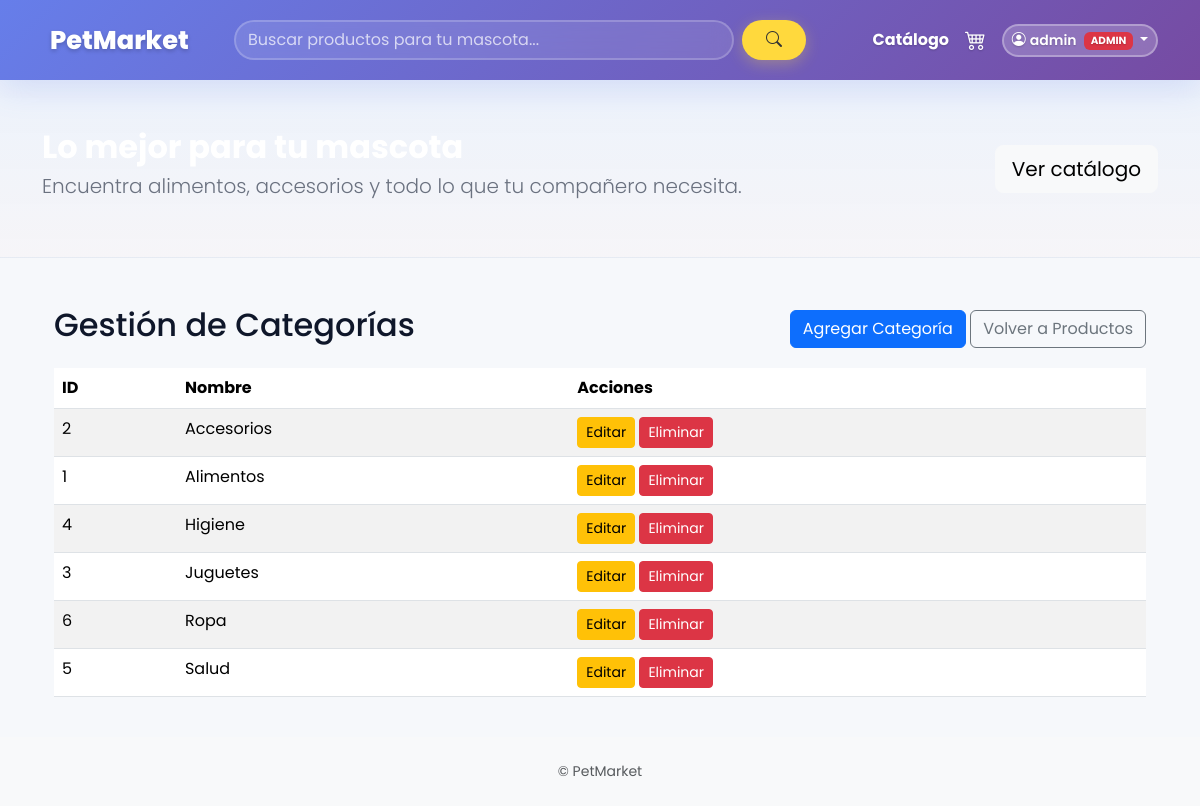
Before: /productos/admin/categorias/ (signed in) with the older database file.
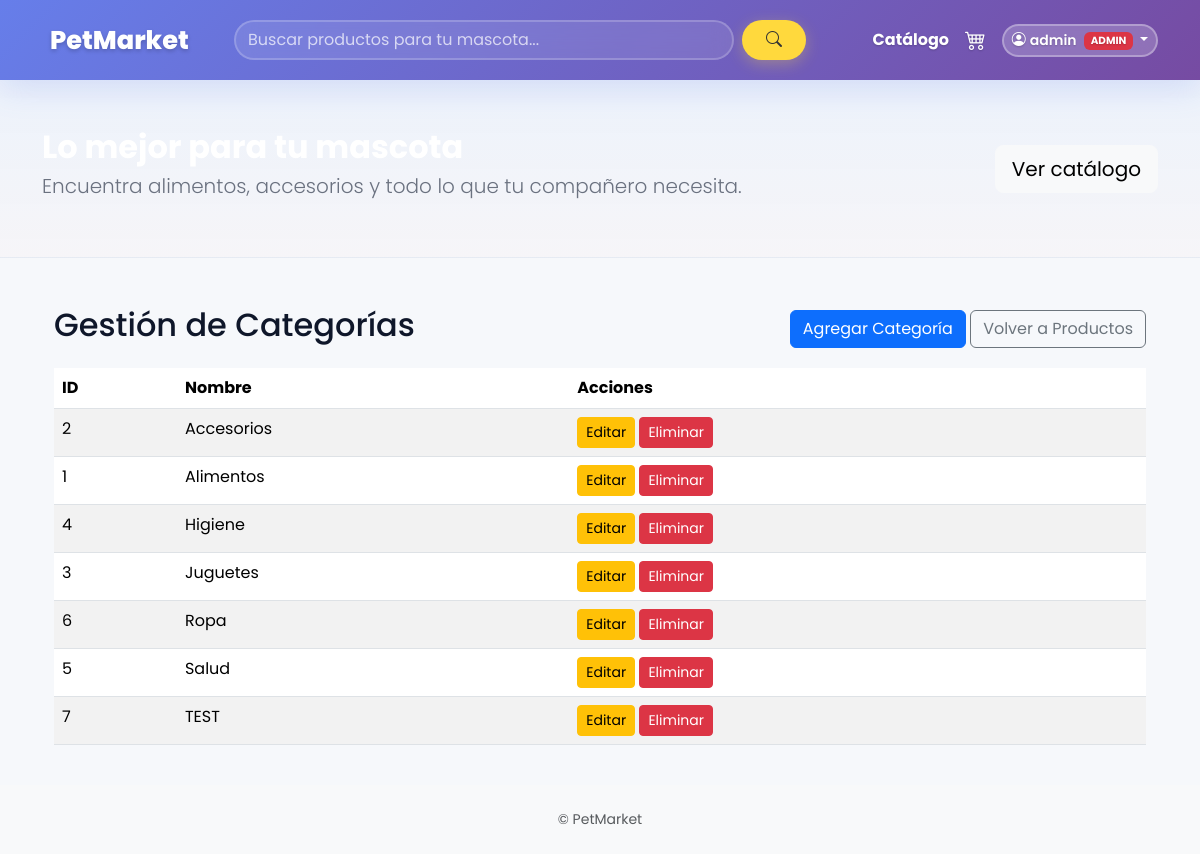
After: the same page with the newer database file.
### productos/models.py (models this page shows, shortened)
class Categoria(models.Model):
    nombre = models.CharField(max_length=50, unique=True)

### productos/views.py (the view)
# urls.py: path('admin/categorias/', categorias_list, name='admin_categorias_list'),
@login_required
@user_passes_test(is_admin)
def categorias_list(request):
    categorias = Categoria.objects.all().order_by('nombre')
    return render(request, 'admin_panel/categorias_list.html', {'categorias': categorias})

### petmarket/context_processors.py (called while the page is built)
def cart_count(request):
    cart = request.session.get('cart', {})
    count = sum(cart.values()) if isinstance(cart, dict) else 0
    return {'cart_count': count}

### productos/views.py (called while the page is built)
def is_admin(user):
    return user.is_superuser or getattr(user, 'role', None) == 'admin'

### templates/admin_panel/categorias_list.html (shortened to what this page needs)
{% extends "base.html" %}
{% block content %}
<div class="container mt-4">
    <div class="d-flex justify-content-between align-items-center mb-3">
        <h2>Gestión de Categorías</h2>
        <div>
            <a href="{% url 'admin_categoria_create' %}" class="btn btn-primary">Agregar Categoría</a>
            <a href="{% url 'admin_productos_list' %}" class="btn btn-outline-secondary">Volver a Productos</a>
        </div>
    </div>
    {% if categorias %}
    <div class="table-responsive">
        <table class="table table-striped table-hover">
            <thead>
                <tr>
                    <th>ID</th>
                    <th>Nombre</th>
                    <th>Acciones</th>
                </tr>
            </thead>
            <tbody>
                {% for categoria in categorias %}
                <tr>
                    <td>{{ categoria.id }}</td>
                    <td>{{ categoria.nombre }}</td>
                    <td>
                        <a href="{% url 'admin_categoria_edit' categoria.id %}" class="btn btn-sm btn-warning">Editar</a>
                        <a href="{% url 'admin_categoria_delete' categoria.id %}" class="btn btn-sm btn-danger">Eliminar</a>
                    </td>
                </tr>
                {% endfor %}
            </tbody>
        </table>
    </div>
    {% else %}
    <div class="alert alert-info">No hay categorías registradas.</div>
    {% endif %}
</div>
{% endblock %}

Changed rows visible on the page:
added Categoria: id "7", nombre "TEST"
